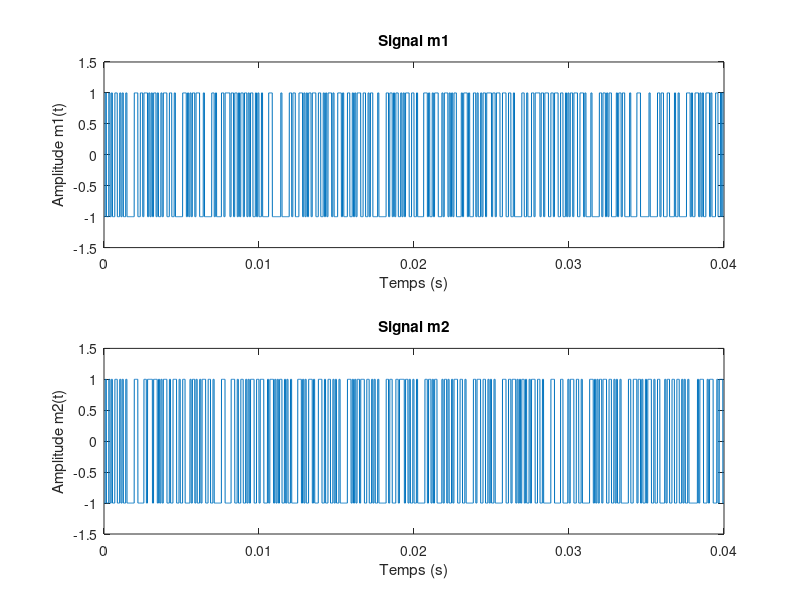
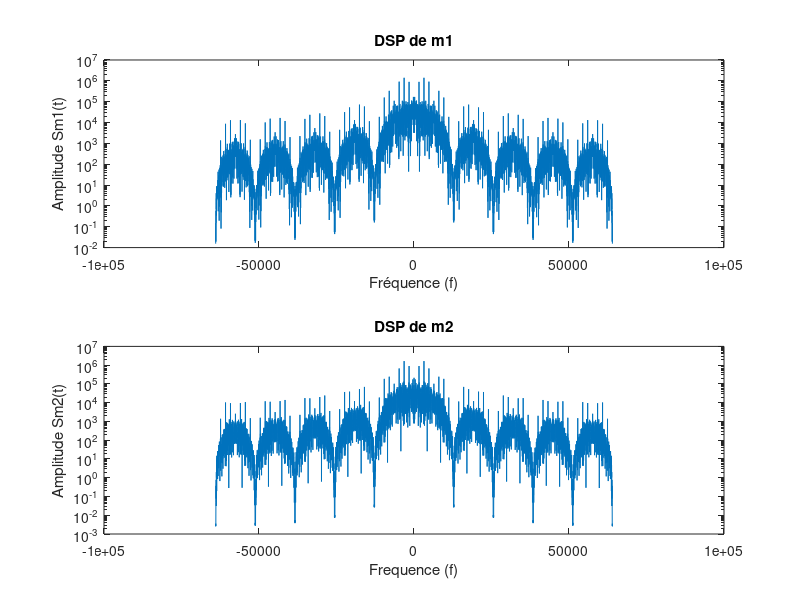
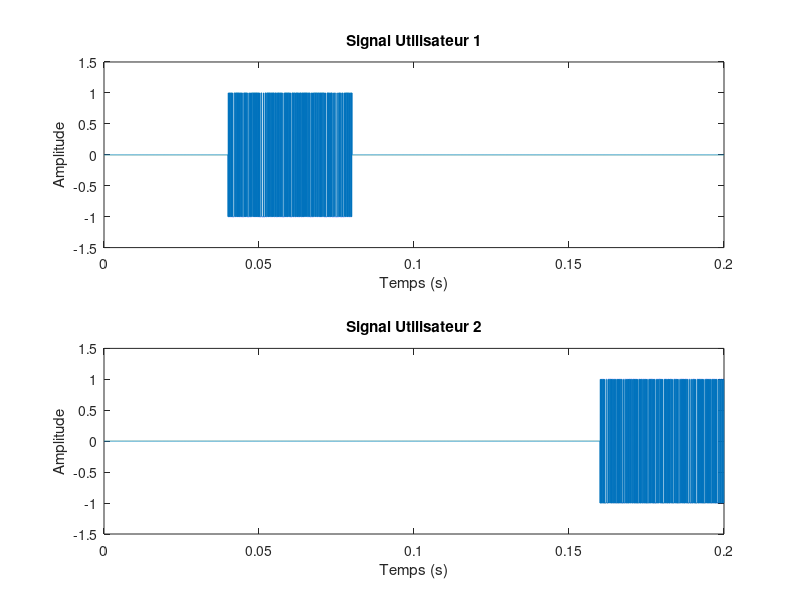
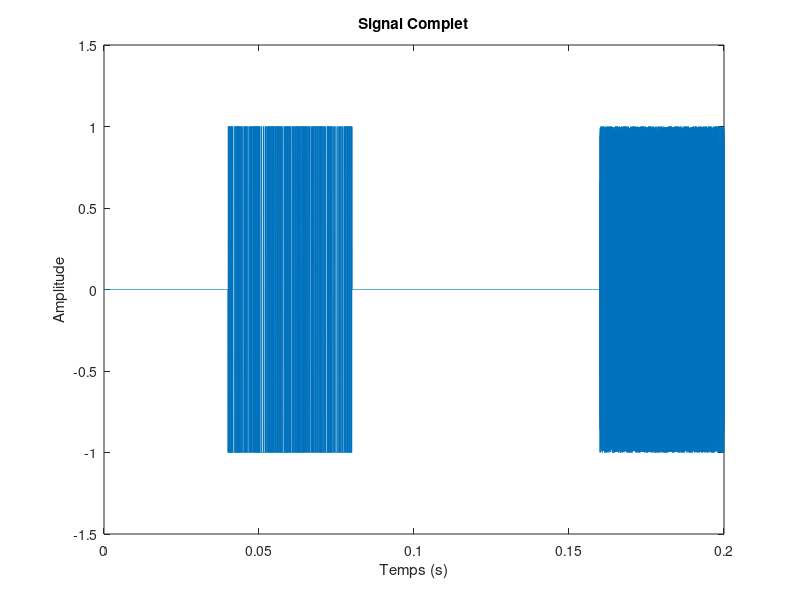

MATLAB code for these plots, in order:
load('donnees1.mat');
load('donnees2.mat');

% Initialisation des données
f1 = 0;
f2 = 46000;
Tslot = 0.04;
Fe = 128000;
Te = 1/Fe;
Ns = 10;
Ts = Ns*Te;

%% 3.2.1 Modulation bande base

% Création des signaux m1(t) et m2(t)
m1 = kron(2*bits_utilisateur1 -1, ones(1,Ns));
m2 = kron(2*bits_utilisateur2 -1, ones(1,Ns));

% Tracé des signaux m1(t) et m2(t)
t = linspace(0, Tslot, length(m1));
figure; subplot(2,1,1); plot(t, m1);
title("Signal m1");
xlabel("Temps (s)")
ylabel("Amplitude m1(t)");
ylim([-1.5,1.5]);

subplot(2,1,2); plot(t, m2);
title("Signal m2");
xlabel("Temps (s)")
ylabel("Amplitude m2(t)");
ylim([-1.5,1.5]);

% Calcul des transformées de fourier de m1 et m2
M1 =fft(m1);
M2 =fft(m2);

% Calcul des densités spectrales de puissance
Sm1 = abs(M1).^2;
Sm2 = abs(M2).^2;

% Tracé des densités spectrales de puissance
f = linspace(-Fe/2, Fe/2, length(M1));
figure; subplot(2,1,1); semilogy(f, fftshift(Sm1));
title("DSP de m1");
xlabel("Fréquence (f)")
ylabel("Amplitude Sm1(t)");

subplot(2,1,2); semilogy(f, fftshift(Sm2));
title("DSP de m2");
xlabel("Frequence (f)")
ylabel("Amplitude Sm2(t)");

%% 3.2.2 Construction du signal MF-TDMA

N = length(m1);
% Construction des slots
Signal1 = zeros (1,5*N);
Signal1(N+1:2*N) = m1;

Signal2 = zeros (1,5*N);
Signal2(4*N+1:5*N) = m2;

% Tracé des signaux
t = linspace(0, 5*Tslot, length(Signal1));
figure; subplot(2,1,1); plot(t, Signal1);
title("Signal Utilisateur 1");
xlabel("Temps (s)")
ylabel("Amplitude");
ylim([-1.5,1.5]);

subplot(2,1,2); plot(t, Signal2);
title("Signal Utilisateur 2");
xlabel("Temps (s)")
ylabel("Amplitude");
ylim([-1.5,1.5]);

% Modulation d'amplitude
x1 = Signal1.*cos(2*pi*f1*t);
x2 = Signal2.*cos(2*pi*f2*t);

% signal MF-TDMA
SNRdb = 100;
Ps = mean (abs(x1 + x2).^2);
Pb = Ps/(10^(SNRdb/10));
n = randn (1, length(Signal1))*sqrt(Pb);
x = x1 + x2 + n;

% Tracé de x
figure; plot(t, x);
title("Signal Complet");
xlabel("Temps (s)");
ylabel("Amplitude");




